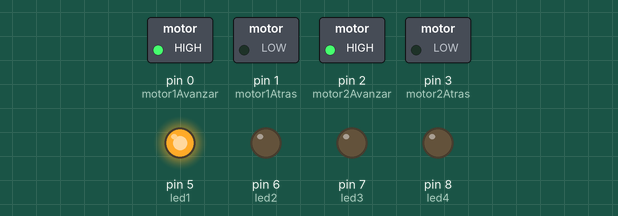
A sketch run on a simulated Arduino Uno, built with avr-gcc and run on an emulated ATmega328P. On the bench: switched loads named in the sketch (green lamp = pin HIGH), output pins drawn as LEDs (lit = HIGH).

Above: at 2.5 s.
At 7.5 s:
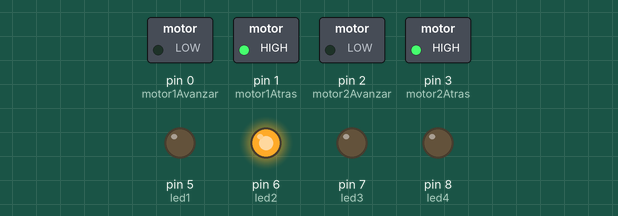
At 12.5 s:
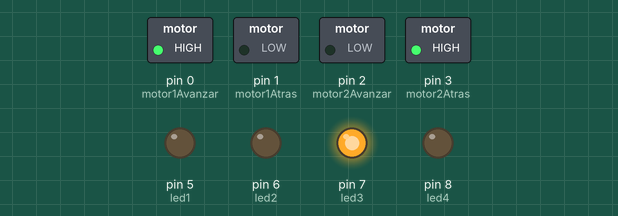
At 17.5 s:
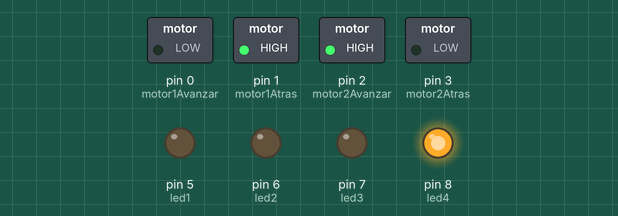
Timing chart, 0 to 26.0 s (numbered marks = the images above):
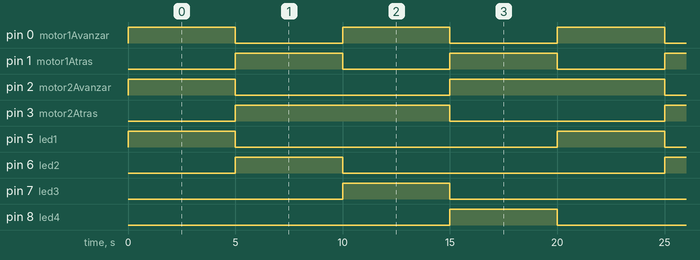

The sketch:

Motor.ino
```cpp
int motor1Avanzar = 0;
int motor1Atras = 1;
int motor2Avanzar = 2;
int motor2Atras = 3;
int led1 = 5;
int led2 = 6;
int led3 = 7;
int led4 = 8;

void setup() {
  pinMode(motor1Avanzar, OUTPUT);
  pinMode(motor1Atras, OUTPUT);
  pinMode(motor2Avanzar, OUTPUT);
  pinMode(motor2Atras, OUTPUT);

  pinMode(led1, OUTPUT);
  pinMode(led2, OUTPUT);
  pinMode(led3, OUTPUT);
  pinMode(led4, OUTPUT);
}

void loop() {
  digitalWrite(led1, HIGH);
  digitalWrite(led2, LOW);
  digitalWrite(led3, LOW);
  digitalWrite(led4, LOW);

  digitalWrite(motor1Avanzar, HIGH);
  digitalWrite(motor1Atras, LOW);
  digitalWrite(motor2Avanzar, HIGH);
  digitalWrite(motor2Atras, LOW);
  delay(5000);

  digitalWrite(led1, LOW);
  digitalWrite(led2, HIGH);
  digitalWrite(led3, LOW);
  digitalWrite(led4, LOW);


  digitalWrite(motor1Avanzar, LOW);
  digitalWrite(motor1Atras, HIGH);
  digitalWrite(motor2Avanzar, LOW);
  digitalWrite(motor2Atras, HIGH);
  delay(5000);

  digitalWrite(led1, LOW);
  digitalWrite(led2, LOW);
  digitalWrite(led3, HIGH);
  digitalWrite(led4, LOW);

  digitalWrite(motor1Avanzar, HIGH);
  digitalWrite(motor1Atras, LOW);
  digitalWrite(motor2Avanzar, LOW);
  digitalWrite(motor2Atras, HIGH);
  delay(5000);

  digitalWrite(led1, LOW);
  digitalWrite(led2, LOW);
  digitalWrite(led3, LOW);
  digitalWrite(led4, HIGH);

  digitalWrite(motor1Avanzar, LOW);
  digitalWrite(motor1Atras, HIGH);
  digitalWrite(motor2Avanzar, HIGH);
  digitalWrite(motor2Atras, LOW);
  delay(5000);
}
```

Measured:
- by itself, pin 0 (motor1Avanzar), pin 1 (motor1Atras): alternates HIGH for 5.0 s and LOW for 5.0 s
- by itself, pin 2 (motor2Avanzar): repeats every 20.0 s: LOW 10.0 s, HIGH 10.0 s
- by itself, pin 3 (motor2Atras): alternates HIGH for 10.0 s and LOW for 10.0 s
- by itself, pin 5 (led1), pin 6 (led2), pin 7 (led3), pin 8 (led4): alternates HIGH for 5.0 s and LOW for 15.0 s
